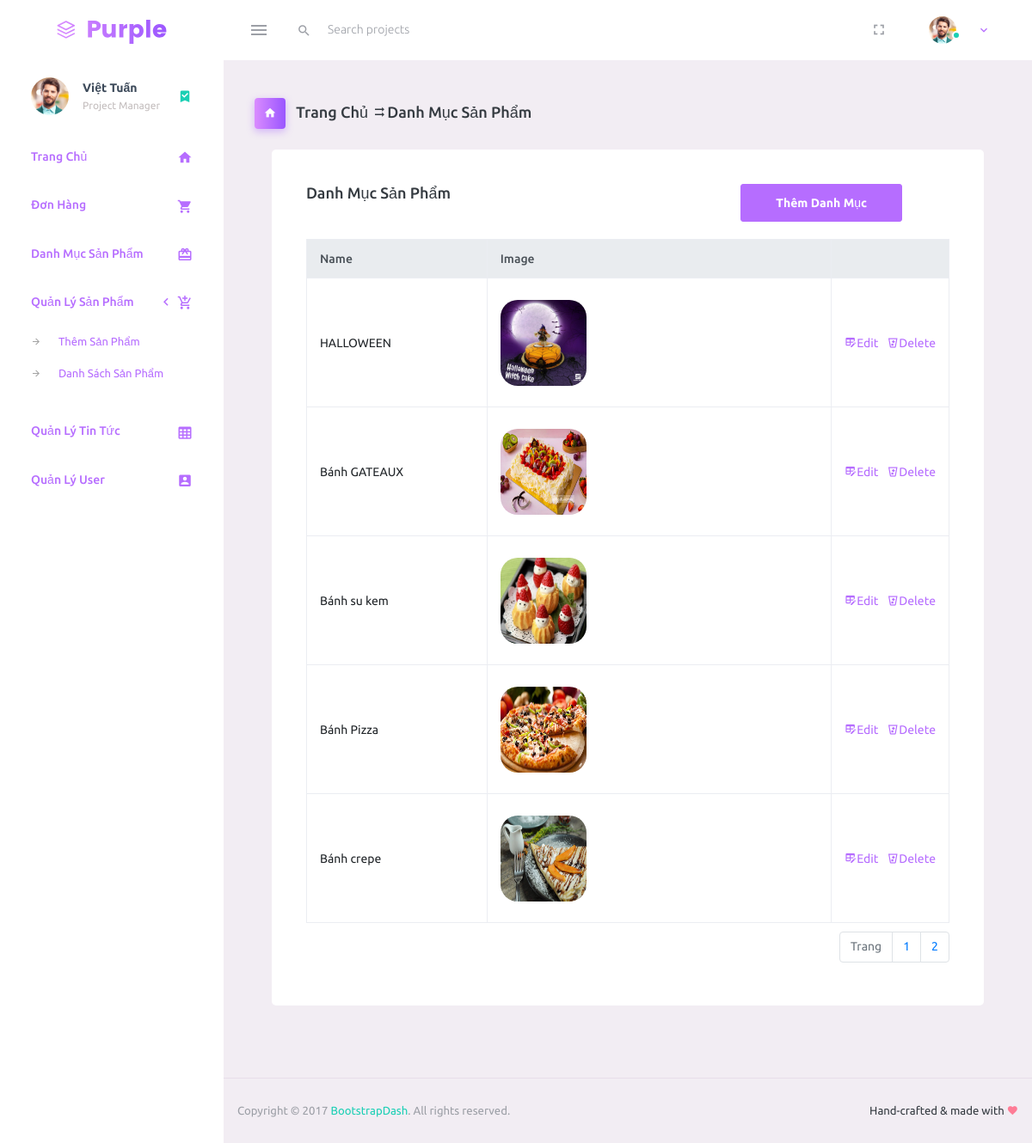
The app's page /index.php?area=Backend&controller=Category (signed in) with its own data.
### tables this page shows
CREATE TABLE `type_products` (
  `id_type` int(30) UNSIGNED NOT NULL,
  `name` varchar(100) NOT NULL,
  `image` varchar(255) NOT NULL,
  `created_at` timestamp NULL DEFAULT NULL,
  `updated_at` timestamp NULL DEFAULT NULL
);

### Mvc/Backend/Controllers/CategoryController.php (called while the page is built, shortened)
<?php
include "Mvc/Backend/Models/CategoryModel.php";
	class CategoryController extends Controller{
		public function index(){
			$pageSize = 5;
			$numPage = ceil($this->modelTotalRecord()/$pageSize);
			$data = $this->modelFetchAll($pageSize);
			return $this->renderHTML("Mvc/Backend/Views/CategoryView.php",array("data"=>$data,"numPage"=>$numPage));
		}
	}
 ?>

### index.php (called while the page is built, shortened)
<?php
	include "App/Controller.php";
	include "App/Routing.php";
 ?>

### Mvc/Backend/Models/CategoryModel.php (called while the page is built, shortened)
<?php
	trait CategoryModel{
		public function modelFetchAll($pageSize){
			$conn=Connection::getInstance();
			$total =$this->modelTotalRecord();
			$numPage = ceil($total/$pageSize);
			$p = isset($_GET["p"])&&is_numeric($_GET["p"])? ($_GET["p"]-1):0;
			$from=$p*$pageSize;
			$query = $conn->query("select *from type_products order by id_type desc limit $from,$pageSize");
			$result= $query->fetchAll();
			return $result;
		}
		public function modelTotalRecord(){
			$conn=Connection::getInstance();
			$query = $conn->query("select id_type from type_products");
			$total= $query->rowCount();
			return $total;
		}
	}
 ?>

### Mvc/Backend/Views/CategoryView.php (the view, shortened to what this page needs)
<?php
$this->layout = "Mvc/Backend/Views/Layout.php";
?>
<div class="page-header">
	<h3 class="page-title">
		<span class="page-title-icon bg-gradient-primary text-white mr-2">
			<i class="mdi mdi-home"></i>
		</span> Trang Chủ <i class="mdi mdi-shuffle-disabled"></i>Danh Mục Sản Phẩm</h3>
</div>
<div class="col-md-12 grid-margin stretch-card">
	<div class="card">
		<div class="card-body">
			<div class="row">
			<h4 class="col-sm-8 card-title">Danh mục sản phẩm</h4>
			<div class="sol-sm-4" style="margin-bottom:20px; float: right;">
				<a href="index.php?area=Backend&controller=Category&action=add" class="btn btn-primary">Thêm Danh Mục</a>
			</div>
			</div>
			<table class="table table-bordered table-hover">
				<thead class="thead-light">
					<tr>
						<th style="width: 30%;">Name</th>
						<th style="width:60%;">Image</th>
						<th style="width:10%;"></th>
					</tr>
				</thead>
				<tbody>
					<?php foreach ($data as $rows): ?>
						<tr>
							<td><?php echo $rows->name ?></td>
							<td height="150px;">
								<?php if($rows->image != "" && file_exists("Assets/Upload/Category/".$rows->image)): ?>
									<img src="Assets/Upload/Category/<?php echo $rows->image; ?>" style="width:100px;height:100px;border-radius: 20%;">
								<?php endif; ?>
							</td>
							<td>
								<a href="index.php?area=Backend&controller=Category&action=edit&id=<?php echo $rows->id_type; ?>" class="mdi mdi-table-edit " style="font-size: 14px; color:#B66DFF;">Edit</a>&nbsp;&nbsp;
								<a href="index.php?area=Backend&controller=Category&action=delete&id=<?php echo $rows->id_type; ?>" onclick="return window.confirm('Are you sure?');" class="mdi mdi-delete-variant " style="font-size: 14px; color:#B66DFF;">Delete</a>
							</td>
						</tr>
					<?php endforeach ?>
				</tbody>
			</table>
			<ul class="pagination">
				<li class="page-item disabled"><a href="#" class="page-link">Trang</a></li>
				<?php for($i = 1; $i <= $numPage; $i++): ?>
					<li class="page-item"><a href="index.php?area=Backend&controller=Category&p=<?php echo $i; ?>" class="page-link"><?php echo $i; ?></a></li>
				<?php endfor; ?>
			</ul>
		</div>
	</div>
</div>

### App/Routing.php (shortened to what this page needs)
<?php
	$area = "Frontend";
	$controller = "Home";
	$action = "index";
	$area = isset($_GET["area"]) ? $_GET["area"] : $area;
	$controller = isset($_GET["controller"]) ? $_GET["controller"]:$controller;
	$action = isset($_GET["action"]) ? $_GET["action"]:$action;
	$fileController = "Mvc/$area/Controllers/$controller"."Controller.php";
	if(file_exists($fileController)){
		$controller = $controller."Controller";
		if(class_exists($controller)){
			$obj = new $controller();
			if(method_exists($obj, $action))
				$obj->$action();
			else
				die("Method $action not exists");
		}else
			die("Controller $controller not exists");
	}
 ?>

### App/Controller.php (shortened to what this page needs)
<?php
	class Controller{
		public $view = NULL;
		public $layout = NULL;
		public function renderHTML($fileName,$data = NULL){
			if(file_exists($fileName)){
				include $fileName;
				$content = ob_get_contents();
				$this->view = $content;
			}
			if($this->layout != NULL)
				include $this->layout;
			else
				echo $this->view;
		}
	}
 ?>

### Mvc/Backend/Views/Layout.php (shortened to what this page needs)
<!DOCTYPE html>
<html lang="en">
<head>
    <link rel="stylesheet" href="Assets/Backend/Admin/vendors/mdi/css/materialdesignicons.min.css">
    <link rel="stylesheet" href="Assets/Backend/Admin/vendors/css/vendor.bundle.base.css">
    <link rel="stylesheet" href="Assets/Backend/Admin/css/style.css">
</head>
<body>
    <div class="container-scroller">
        <nav class="navbar default-layout-navbar col-lg-12 col-12 p-0 fixed-top d-flex flex-row">
            <div class="text-center navbar-brand-wrapper d-flex align-items-center justify-content-center">
                <a class="navbar-brand brand-logo" href="index.php?area=Backend"><img src="Assets/Backend/Admin/images/logo.svg" alt="logo" /></a>
            </div>
            <div class="navbar-menu-wrapper d-flex align-items-stretch">
                <button class="navbar-toggler navbar-toggler align-self-center" type="button" data-toggle="minimize">
                    <span class="mdi mdi-menu"></span>
                </button>
                <div class="search-field d-none d-md-block">
                    <form class="d-flex align-items-center h-100" action="#">
                        <div class="input-group">
                            <div class="input-group-prepend bg-transparent">
                                <i class="input-group-text border-0 mdi mdi-magnify"></i>
                            </div>
                            <input type="text" class="form-control bg-transparent border-0" placeholder="Search projects">
                        </div>
                    </form>
                </div>
                <ul class="navbar-nav navbar-nav-right">
                    <li class="nav-item d-none d-lg-block full-screen-link">
                        <a class="nav-link">
                            <i class="mdi mdi-fullscreen" id="fullscreen-button"></i>
                        </a>
                    </li>
                    <li class="nav-item nav-profile dropdown">
                        <a class="nav-link dropdown-toggle" id="profileDropdown" href="#" data-toggle="dropdown" aria-expanded="false">
                            <div class="nav-profile-img">
                                <img src="Assets/Backend/Admin/images/faces/face1.jpg" alt="image">
                                <span class="availability-status online"></span>
                            </div>
                        </a>
                            </li>
                        </ul>
                    </div>
                </nav>
                <div class="container-fluid page-body-wrapper">
                    <nav class="sidebar sidebar-offcanvas" id="sidebar">
                        <ul class="nav">
                            <li class="nav-item nav-profile">
                                <a href="#" class="nav-link">
                                    <div class="nav-profile-image">
                                        <img src="Assets/Backend/Admin/images/faces/face1.jpg" alt="profile">
                                    </div>
                                    <div class="nav-profile-text d-flex flex-column">
                                        <span class="font-weight-bold mb-2">Việt Tuấn</span>
                                        <span class="text-secondary text-small">Project Manager</span>
                                    </div>
                                    <i class="mdi mdi-bookmark-check text-success nav-profile-badge"></i>
                                </a>
                            </li>
                            <li class="nav-item">
                                <a class="nav-link" href="index.php?area=Backend">
                                    <span class="menu-title">Trang Chủ</span>
                                    <i class="mdi mdi-home menu-icon"></i>
                                </a>
                            </li>
                            <li class="nav-item">
                                <a class="nav-link" href="index.php?area=Backend&controller=Order">
                                    <span class="menu-title">Đơn Hàng</span>
                                    <i class="mdi mdi-cart menu-icon"></i>
                                </a>
                            </li>
                            <li class="nav-item">
                                <a class="nav-link" href="index.php?area=Backend&controller=Category">
                                    <span class="menu-title">Danh Mục Sản Phẩm</span>
                                    <i class="mdi mdi-wallet-giftcard menu-icon"></i>
                                </a>
                            </li>
                            <li class="nav-item">
                                <a class="nav-link" data-toggle="collapse" href="#ui-product" aria-expanded="false" aria-controls="ui-product">
                                    <span class="menu-title">Quản Lý Sản Phẩm</span>
                                    <i class="menu-arrow"></i>
                                    <i class="mdi mdi-cart-plus menu-icon"></i>
                                </a>
                                <div class="collapse" id="ui-product">
                                    <ul class="nav flex-column sub-menu">
                                        <li class="nav-item"> <a class="nav-link" href="index.php?area=Backend&controller=Products&action=add">Thêm Sản Phẩm</a></li>
                                        <li class="nav-item"> <a class="nav-link" href="index.php?area=Backend&controller=Products">Danh Sách Sản Phẩm</a></li>
                                    </ul>
                                </div>
                            </li>
                            <li class="nav-item">
                                <a class="nav-link" href="index.php?area=Backend&controller=News">
                                    <span class="menu-title">Quản Lý Tin Tức</span>
                                    <i class="mdi mdi-table-large menu-icon"></i>
                                </a>
                            </li>
                            <li class="nav-item">
                                <a class="nav-link" href="index.php?area=Backend&controller=User">
                                    <span class="menu-title">Quản Lý User</span>
                                    <i class="mdi mdi-account-box menu-icon"></i>
                                </a>
                            </li>
                        </ul>
                    </nav>
                    <div class="main-panel">
                        <div class="content-wrapper">
                                <div class="content">
                                    <?php echo $this->view; ?>
                                </div>
                            </div>
                            <footer class="footer">
                                <div class="d-sm-flex justify-content-center justify-content-sm-between">
                                    <span class="text-muted text-center text-sm-left d-block d-sm-inline-block">Copyright © 2017 <a href="https://www.bootstrapdash.com/" target="_blank">BootstrapDash</a>. All rights reserved.</span>
                                    <span class="float-none float-sm-right d-block mt-1 mt-sm-0 text-center">Hand-crafted & made with <i class="mdi mdi-heart text-danger"></i></span>
                                </div>
                            </footer>
                        </div>
                    </div>
                </div>
            </body>
            </html>

### Mvc/Backend/Views/CategoryView.php (style rules this page uses)
.pagination { padding:0px; margin:10px 0px;float: right; }

### records on screen
type_products: name "HALLOWEEN", image (picture)
type_products: name "Bánh GATEAUX", image (picture)
type_products: name "Bánh su kem", image (picture)
type_products: name "Bánh Pizza", image (picture)
type_products: name "Bánh crepe", image (picture)
